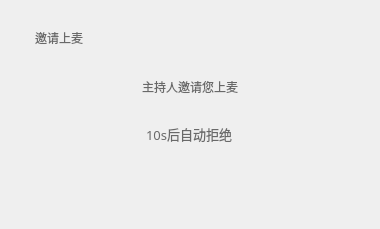
<?xml version="1.0" encoding="UTF-8"?>
<ui version="4.0">
 <class>InviteJoinWidget</class>
 <widget class="QWidget" name="InviteJoinWidget">
  <property name="geometry">
   <rect>
    <x>0</x>
    <y>0</y>
    <width>380</width>
    <height>229</height>
   </rect>
  </property>
  <property name="minimumSize">
   <size>
    <width>380</width>
    <height>229</height>
   </size>
  </property>
  <property name="maximumSize">
   <size>
    <width>380</width>
    <height>229</height>
   </size>
  </property>
  <property name="windowTitle">
   <string>InviteJoinWidget</string>
  </property>
  <property name="styleSheet">
   <string notr="true"/>
  </property>
  <layout class="QVBoxLayout" name="verticalLayout_2">
   <property name="leftMargin">
    <number>25</number>
   </property>
   <property name="topMargin">
    <number>20</number>
   </property>
   <property name="rightMargin">
    <number>25</number>
   </property>
   <item>
    <widget class="QWidget" name="widget_4" native="true">
     <property name="styleSheet">
      <string notr="true">QWidget{
background-color:rgba(0,0,0,0);
}</string>
     </property>
     <layout class="QGridLayout" name="gridLayout">
      <property name="leftMargin">
       <number>0</number>
      </property>
      <property name="topMargin">
       <number>0</number>
      </property>
      <property name="rightMargin">
       <number>0</number>
      </property>
      <property name="bottomMargin">
       <number>0</number>
      </property>
      <property name="spacing">
       <number>0</number>
      </property>
      <item row="0" column="0">
       <widget class="QWidget" name="widget_title" native="true">
        <property name="minimumSize">
         <size>
          <width>0</width>
          <height>35</height>
         </size>
        </property>
        <property name="maximumSize">
         <size>
          <width>16777215</width>
          <height>35</height>
         </size>
        </property>
        <property name="styleSheet">
         <string notr="true"/>
        </property>
        <layout class="QHBoxLayout" name="horizontalLayout_2">
         <property name="leftMargin">
          <number>10</number>
         </property>
         <property name="topMargin">
          <number>0</number>
         </property>
         <property name="bottomMargin">
          <number>0</number>
         </property>
         <item alignment="Qt::AlignHCenter">
          <widget class="QLabel" name="label">
           <property name="maximumSize">
            <size>
             <width>16777215</width>
             <height>50</height>
            </size>
           </property>
           <property name="styleSheet">
            <string notr="true">color:rgb(105,105,105);
font: 12pt &quot;微软雅黑&quot;;</string>
           </property>
           <property name="text">
            <string>邀请上麦</string>
           </property>
          </widget>
         </item>
         <item>
          <spacer name="horizontalSpacer">
           <property name="orientation">
            <enum>Qt::Horizontal</enum>
           </property>
           <property name="sizeHint" stdset="0">
            <size>
             <width>40</width>
             <height>20</height>
            </size>
           </property>
          </spacer>
         </item>
         <item>
          <layout class="QGridLayout" name="layout_close"/>
         </item>
        </layout>
       </widget>
      </item>
      <item row="1" column="0">
       <widget class="QWidget" name="widget" native="true">
        <layout class="QVBoxLayout" name="verticalLayout">
         <item alignment="Qt::AlignHCenter">
          <widget class="QLabel" name="label_2">
           <property name="styleSheet">
            <string notr="true">color:rgb(105,105,105);
font: 12pt &quot;微软雅黑&quot;;</string>
           </property>
           <property name="text">
            <string>主持人邀请您上麦</string>
           </property>
          </widget>
         </item>
         <item>
          <widget class="QWidget" name="widget_3" native="true">
           <layout class="QHBoxLayout" name="horizontalLayout_3">
            <item alignment="Qt::AlignHCenter">
             <widget class="QLabel" name="label_TimeNotice">
              <property name="font">
               <font>
                <family>微软雅黑</family>
                <pointsize>10</pointsize>
                <weight>50</weight>
                <italic>false</italic>
                <bold>false</bold>
               </font>
              </property>
              <property name="styleSheet">
               <string notr="true">color:rgb(105,105,105);
font: 10pt &quot;微软雅黑&quot;;</string>
              </property>
              <property name="text">
               <string>10s后自动拒绝</string>
              </property>
             </widget>
            </item>
           </layout>
          </widget>
         </item>
         <item>
          <widget class="QWidget" name="widget_2" native="true">
           <property name="minimumSize">
            <size>
             <width>0</width>
             <height>0</height>
            </size>
           </property>
           <layout class="QHBoxLayout" name="horizontalLayout">
            <item>
             <widget class="QToolButton" name="toolButtonAgree">
              <property name="minimumSize">
               <size>
                <width>90</width>
                <height>24</height>
               </size>
              </property>
              <property name="maximumSize">
               <size>
                <width>90</width>
                <height>24</height>
               </size>
              </property>
              <property name="text">
               <string/>
              </property>
              <property name="autoRepeat">
               <bool>false</bool>
              </property>
              <property name="autoRaise">
               <bool>true</bool>
              </property>
             </widget>
            </item>
            <item>
             <widget class="QToolButton" name="toolButtonRefuse">
              <property name="maximumSize">
               <size>
                <width>90</width>
                <height>24</height>
               </size>
              </property>
              <property name="text">
               <string/>
              </property>
              <property name="autoRaise">
               <bool>true</bool>
              </property>
             </widget>
            </item>
           </layout>
          </widget>
         </item>
        </layout>
       </widget>
      </item>
     </layout>
    </widget>
   </item>
  </layout>
 </widget>
 <layoutdefault spacing="6" margin="11"/>
 <resources/>
 <connections/>
</ui>
